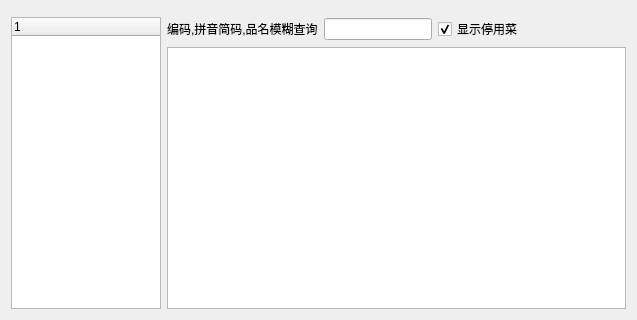
<?xml version="1.0" encoding="UTF-8"?>
<ui version="4.0">
 <class>w_bt_dish_Dialog</class>
 <widget class="QDialog" name="w_bt_dish_Dialog">
  <property name="geometry">
   <rect>
    <x>0</x>
    <y>0</y>
    <width>637</width>
    <height>320</height>
   </rect>
  </property>
  <property name="windowTitle">
   <string>Dialog</string>
  </property>
  <layout class="QVBoxLayout" name="verticalLayout_2">
   <item>
    <widget class="lds_toolbar" name="widget" native="true"/>
   </item>
   <item>
    <layout class="QHBoxLayout" name="horizontalLayout_2">
     <item>
      <widget class="lds_treeWidget" name="treeWidget">
       <property name="maximumSize">
        <size>
         <width>150</width>
         <height>16777215</height>
        </size>
       </property>
       <column>
        <property name="text">
         <string notr="true">1</string>
        </property>
       </column>
      </widget>
     </item>
     <item>
      <layout class="QVBoxLayout" name="verticalLayout">
       <item>
        <layout class="QHBoxLayout" name="horizontalLayout">
         <item>
          <widget class="QLabel" name="label">
           <property name="text">
            <string>编码,拼音简码,品名模糊查询</string>
           </property>
          </widget>
         </item>
         <item>
          <widget class="QLineEdit" name="lineEdit"/>
         </item>
         <item>
          <widget class="QCheckBox" name="checkBox">
           <property name="text">
            <string>显示停用菜</string>
           </property>
           <property name="checked">
            <bool>true</bool>
           </property>
          </widget>
         </item>
         <item>
          <spacer name="horizontalSpacer">
           <property name="orientation">
            <enum>Qt::Horizontal</enum>
           </property>
           <property name="sizeHint" stdset="0">
            <size>
             <width>40</width>
             <height>20</height>
            </size>
           </property>
          </spacer>
         </item>
        </layout>
       </item>
       <item>
        <widget class="lds_tableView" name="tableView"/>
       </item>
      </layout>
     </item>
    </layout>
   </item>
  </layout>
 </widget>
 <customwidgets>
  <customwidget>
   <class>lds_toolbar</class>
   <extends>QFrame</extends>
   <header>lds_toolbar.h</header>
   <container>1</container>
  </customwidget>
  <customwidget>
   <class>lds_treeWidget</class>
   <extends>QTreeWidget</extends>
   <header>lds_treewidget.h</header>
  </customwidget>
  <customwidget>
   <class>lds_tableView</class>
   <extends>QTableView</extends>
   <header>lds_tableview.h</header>
  </customwidget>
 </customwidgets>
 <resources/>
 <connections/>
</ui>
